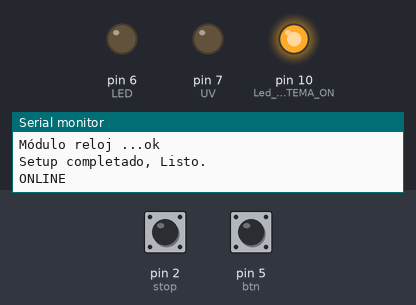
Bench run of a sketch on a simulated Arduino Nano, built with avr-gcc and run on an emulated ATmega328P. Shown: output pins drawn as LEDs (lit = HIGH), the last lines printed to the serial monitor. Inputs (shaded band) come from the test bench; at power-on: pin 5 (btn) HIGH, pin 2 (stop) HIGH. The local clock reads 2024-03-15 10:24:30 at power-on unless the sketch sets it; storage starts empty.

Above: at 1.3 s.
1.4 s: pin 5 (btn) pulled LOW for 0.15 s
At 2.6 s:
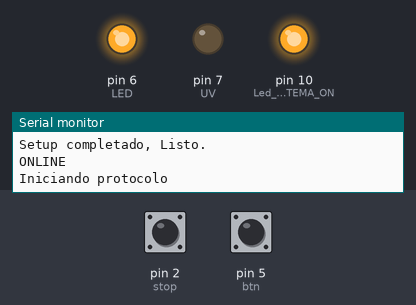
4.5 s: pin 2 (stop) pulled LOW for 0.15 s
At 4.9 s:
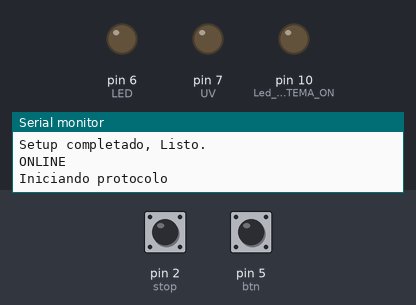
7.6 s: pin 5 (btn) pulled LOW for 1 s
At 8.5 s:
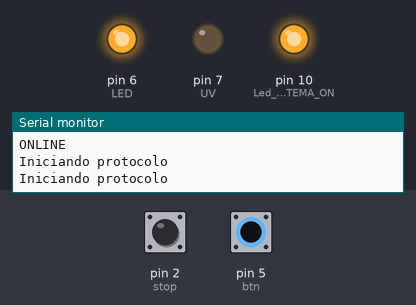
11.6 s: pin 2 (stop) pulled LOW for 1 s
At 13.16 s:
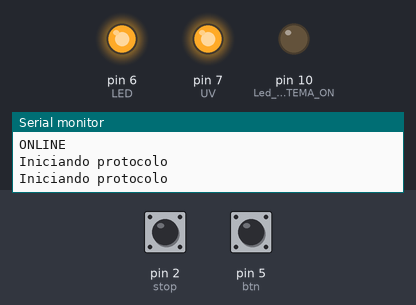
14.7 s: pin 5 (btn) pulled LOW for 0.15 s
At 15.1 s:
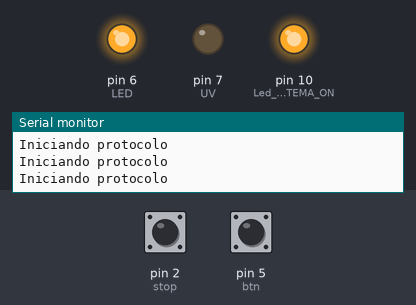
17.8 s: pin 2 (stop) pulled LOW for 3.2 s
At 18.6 s:
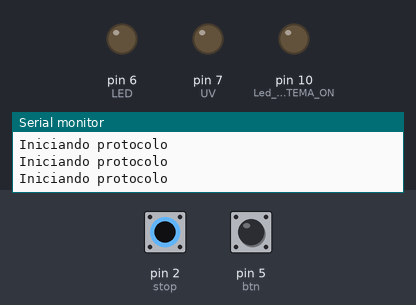
Timing chart, 0 to 21.8 s (numbered marks = the images above; inputs shaded):
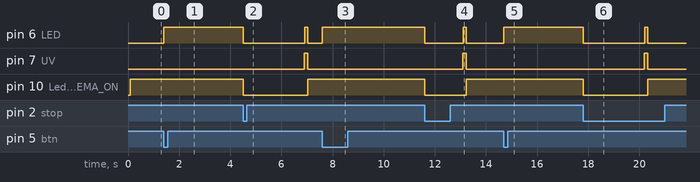

Measured:
- after the input at 1.4 s, pin 6 (LED): LOW → HIGH at once
- after the input at 4.5 s, pin 10 (Led_que_indica_SISTEMA_ON): HIGH → LOW at once, → HIGH 2.5 s later
- after the input at 7.6 s, pin 6 (LED): LOW → HIGH at once
- after the input at 11.6 s, pin 10 (Led_que_indica_SISTEMA_ON): HIGH → LOW at once, → HIGH 1.6 s later
- after the input at 14.7 s, pin 6 (LED): LOW → HIGH at once
- after the input at 17.8 s, pin 10 (Led_que_indica_SISTEMA_ON): HIGH → LOW at once, → HIGH 2.5 s later

The sketch:

uvc1v1.ino
```cpp
/* Software del Microcontrolador Nano Arduino
permite el control del sistema 1v de desinfección
ultravioleta */


//Librerias usadas SD, RTC
#include <SD.h>
#include <Wire.h>
#include <RTClib.h>
//#include <SPI.h>


//definiciones e inicializaciones
RTC_DS3231 rtc;
File myFile;
Sd2Card card;
SdVolume volume;
SdFile root;


int btn = 5;           //Boton para Activar sistema
int LED = 6;       //Led de aviso
int UV = 7;        //Control Activador UV
int stop = 2; //BOTON DE EMERGENCIA


int d,m,a,h1,m1,s1=0;


volatile int ax=2; //Controlador de estados
const int chipSelect = 4;  //Control SD


void setup()
{
  //configuración de la comunicación serial
  Serial.begin(9600);
  Serial.println("Setup.... Serial ok.");
  if (!SD.begin(4))
      {
       Serial.println("Se desactivan registros, Modulo SD no encontrado");
      }
  else if(!card.init(SPI_HALF_SPEED, chipSelect))
  {
      Serial.println("Inicialización de la tarjeta SD contiene ERROR");
        Serial.println("*Esta la tarjeta SD ingresada?");
    }
    else
    {
      Serial.println("Modulo SD... ok");
        Serial.println("Tarjeta SD... ok");
        Serial.println("Buscando Archivo Log...");
        if(!SD.exists("datalog.csv"))
          {
            myFile = SD.open("datalog.csv", FILE_WRITE);
            Serial.println("Creando Archivo nuevo, Escribiendo encabezado(fila 1)");
            myFile.println("Fecha en DD/MM/AA,Hora Inicio,Estado");
            myFile.close();
           }
        else
           {
             Serial.println("Archivo reconocido, SD configurada anteriormente");
           }
    }


    if (!rtc.begin())
     {
      Serial.println("Error módulo RTC");
     }
    else
     {
      Serial.println("Módulo reloj ...ok");
     }

   //El led  alerta
    pinMode(LED, OUTPUT);
    //El pin BTN
    pinMode(btn,INPUT_PULLUP);
   //Pin Interrupcion STOP
    pinMode(stop, INPUT_PULLUP);
    attachInterrupt(digitalPinToInterrupt(stop), blink, FALLING);
    //El rele de la luz UV SET OFF POR SEGURIDAD SIEMPRE
    pinMode(UV,OUTPUT);
    digitalWrite(UV,LOW);
    pinMode(10,OUTPUT);           //Led que indica SISTEMA ONLINE
    digitalWrite(10,HIGH);
    Serial.println("Setup completado, Listo.");
    Serial.println("ONLINE");
}


void registrar()
{
  digitalWrite(UV,LOW);
  digitalWrite(LED,LOW);
  digitalWrite(10,LOW);

  myFile = SD.open("datalog.csv", FILE_WRITE);//abrimos  el archivo
  if(myFile)
    {
      Serial.println("Escribiendo en tarjeta SD");
      myFile.print(d);
      myFile.print('/');
      myFile.print(m);
      myFile.print('/');
      myFile.print(a);
      myFile.print(",");
      myFile.print(h1);
      myFile.print(':');
      myFile.print(m1);
      myFile.print(':');
      myFile.print(s1);
      myFile.print(",");
      myFile.println("COMPLETADO");
      myFile.close();
    }

  else
  {
    Serial.println("Error al escribir dato");
  }

}


void blink()
{
  ax=0;
  digitalWrite(LED,LOW);
  digitalWrite(UV,LOW);
  digitalWrite(10,LOW);
}


void loop()
{
    ax=2;
    digitalWrite(UV,LOW);   //Siempre se setea a OFF por seguridad. SIEMPRE
    digitalWrite(LED,LOW);
    digitalWrite(10,HIGH);

    while(digitalRead(btn)==LOW)   //Todo el tiempo consulta si el btn es presionado
        //y solo ejecuta el esterilizamiento y registro
        //si btn es presionado.
  {
    //Lo primero que realiza es señalar que el sistema empieza a arrancar
    //durante 10 segundos con un aviso visual de un led de alto brillo.
        Serial.println("Iniciando protocolo");

        digitalWrite(LED,HIGH);
        delay(5000);
        digitalWrite(LED,LOW);
        delay(500);
        digitalWrite(UV,HIGH);
        delay(15);
        digitalWrite(LED,HIGH);
        delay(5);
        DateTime now = rtc.now();

        d = now.day();
        m = now.month();
        a = now.year();
        h1 = now.hour();
        m1 = now.minute();
        s1 = now.second();

        int hr0=now.unixtime();
        DateTime now1 = rtc.now();
        int hr1=now1.unixtime();

        while(ax>1)
        {
          while(hr1-hr0<=10 && ax>1)
          {
            DateTime now1=rtc.now();
            hr1=now1.unixtime();
            delay(3000);
          }
          if(ax==2)
          {
            Serial.println("ESTERILIZADO COMPLETEADO");
            registrar();
            ax=0;
          }
          else if(ax==0)
          {
            Serial.println("STOP");
          }

        }
        delay(100);
    }
  ax=2;
}
```
